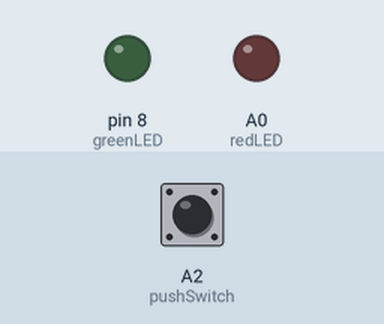
Recording of a sketch running on a simulated Arduino Uno, built with avr-gcc and run on an emulated ATmega328P. Parts: output pins drawn as LEDs (lit = HIGH). Dashed ring = blinking. The test bench sets the inputs (shaded band); at power-on: A2 (pushSwitch) LOW.

Above: at 1.2 s.
1.3 s: A2 (pushSwitch) pulled HIGH for 0.15 s
At 2.5 s:
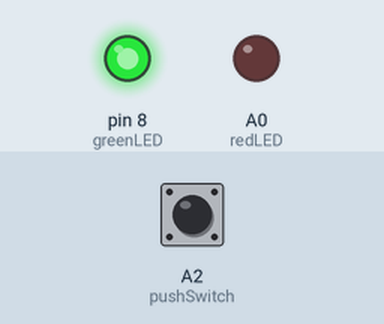
4.4 s: A2 (pushSwitch) pulled HIGH for 1 s
At 5.0 s:
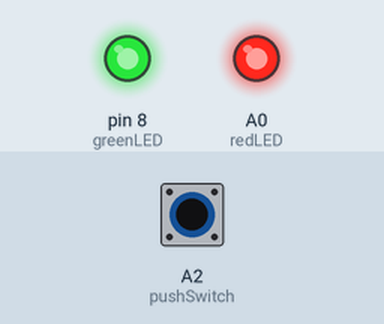
7.6 s: A2 (pushSwitch) pulled HIGH for 3.2 s
At 9.15 s:
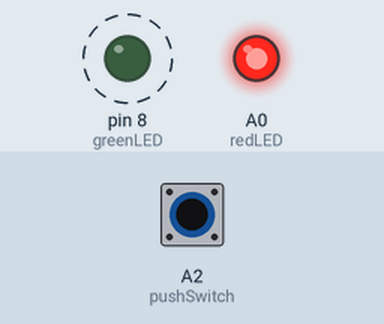
Timing chart, 0 to 12.6 s (numbered marks = the images above; inputs shaded):
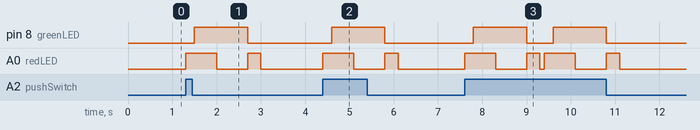

The sketch:

Nov1.ino
```cpp
const int pushSwitch = A2;
const int redLED = A0;
const int greenLED = 8;

void setup() {
  // put your setup code here, to run once:
  pinMode(redLED, OUTPUT);
  pinMode(greenLED, OUTPUT);
}

void loop() {
  // put your main code here, to run repeatedly:
  int switchState = digitalRead(pushSwitch);

  if(switchState == HIGH){
    digitalWrite(redLED,HIGH);
    delay(200);
    digitalWrite(greenLED,HIGH);
    delay(500);
    digitalWrite(redLED, LOW);
    delay(700);
    digitalWrite(redLED, HIGH);
    digitalWrite(greenLED, LOW);
    delay(300);
    digitalWrite(greenLED, HIGH);
  }
  allOff();
  delay(100);
}

void allOff(){
  digitalWrite(redLED,LOW);
  digitalWrite(greenLED,LOW);
}
```

Measured:
- after the input at 1.3 s, pin 8 (greenLED): LOW → HIGH after 0.20 s, → LOW 1.2 s later; A0 (redLED): LOW → HIGH at once, → LOW 0.70 s later, → HIGH 0.70 s later, → LOW 0.30 s later
- after the input at 4.4 s, pin 8 (greenLED): LOW → HIGH after 0.20 s, → LOW 1.2 s later; A0 (redLED): LOW → HIGH at once, → LOW 0.70 s later, → HIGH 0.70 s later, → LOW 0.30 s later
- after the input at 7.6 s, pin 8 (greenLED): alternates HIGH for 1.2 s and LOW for 0.60 s, 4 changes in all, then stays LOW, starting after 0.20 s; A0 (redLED): LOW → HIGH at once, → LOW 0.70 s later, → HIGH 0.70 s later, → LOW 0.30 s later, … (8 changes in this stretch)
